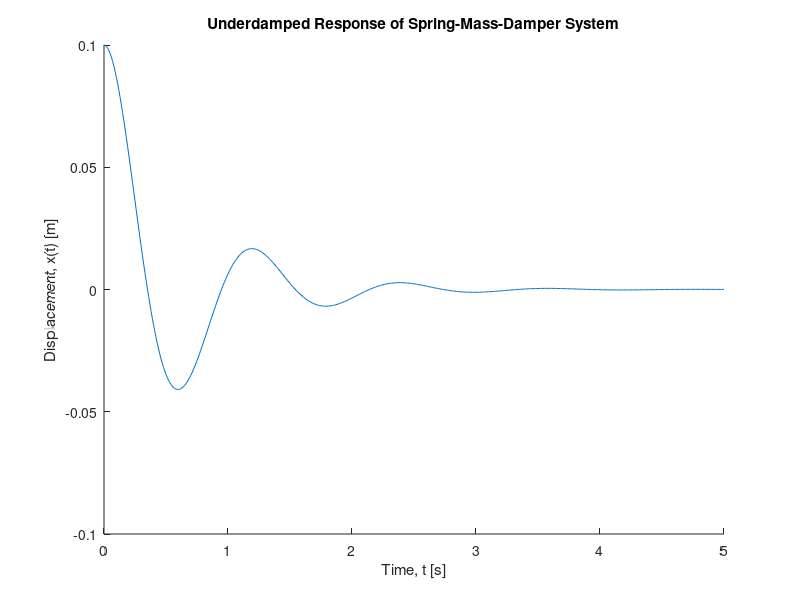

Recreate this plot in MATLAB.
% Joel Lubinitsky - 02/04/15
% MAE 321 - HW 3.1

clear all
close all
clc

%% Problem 1:
% A spring-mass-damper system having mass of 100 kg, stiffness of
% 3000 N/m, and damping coefficient of 300 Ns/m is given a zero initial
% velocity and an initial displacement of 0.1 m. Calculate the form of
% the response and plot it for as long as it takes to die out.
%
% Unknown: Form of response ($$ \zeta $$), Plot response

%% Known
mass               = 100;  % kg
stiffness          = 3000; % kg/s^2
coefficientDamping = 300;  % kg/s
velocityInitial    = 0;    % m/s
xInitial           = 0.1;  % m

%% Calculations
frequencyNatural           = sqrt(stiffness / mass);                        % rad/s
coefficientDampingCritical = 2 * sqrt(stiffness * mass);                    % kg/s
ratioDamping               = coefficientDamping / coefficientDampingCritical;
frequencyNaturalDamped     = frequencyNatural * sqrt(1 - ratioDamping ^ 2); % rad/s

% [ratioDamping < 1] -> Underdamped Response
disp('[ratioDamping < 1] -> Underdamped Response')
constantA   = sqrt(((velocityInitial + ratioDamping * frequencyNatural * xInitial) ^ 2 + (xInitial * frequencyNaturalDamped) ^ 2) / frequencyNaturalDamped ^ 2);
constantPhi = atan((xInitial * frequencyNaturalDamped) / (velocityInitial + ratioDamping * frequencyNatural * xInitial));
time        = [0 : 0.01 : 5];

x = constantA .* exp(-ratioDamping .* frequencyNatural .* time) .* sin(frequencyNaturalDamped .* time + constantPhi);

%% Plot
figure(1)
hold on
title('Underdamped Response of Spring-Mass-Damper System')
xlabel('Time, t [s]')
ylabel('Displacement, x(t) [m]')
plot(time, x)
